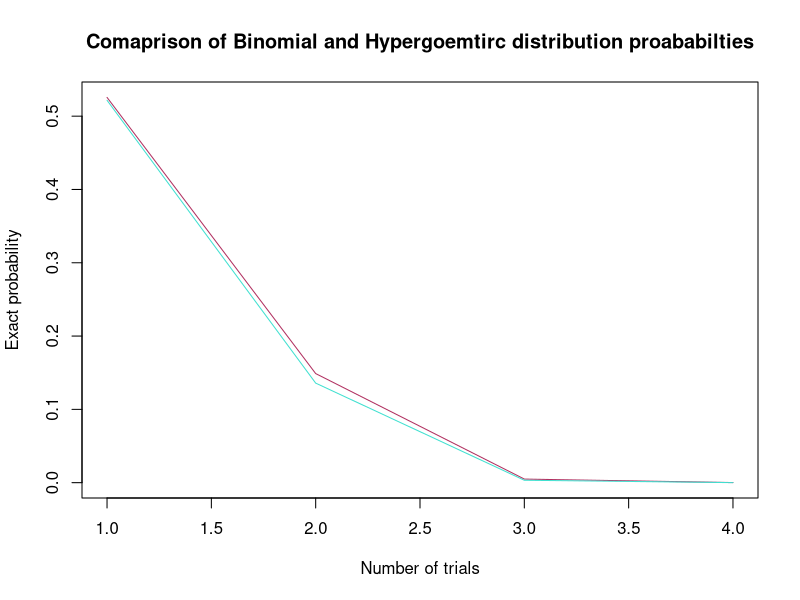

Reproduce this figure in R.
#HOW WELL IS BINOMIAL APPROXIMATES HYPERGEOMETRIC ####
#LEARNING MORE ABOUT THE FUNCTIONS PBINOM AND PHYPER 

help(pbinom)
help(phyper)
help(sample)

#PART 1- WITH REPLACEMENT ---------------------------------------------------------------------------------------
#COMPARING BINOMIAL TO HYPER GEOMETRIC AT n=100
#PARTITIONING INTO RED AND NOT RED BALLS 
n_pop<- c(100,1000,5000,10000)

#PROBABILITY COMPARISON 
binom_prob<- numeric(length(n_pop))
hyper_prob<- numeric(length(n_pop))

for (i in seq_along(n_pop)) {
  n<-n_pop[i]
  red<- n*0.25
  non_red<-n*0.75
  sample<-n*0.1
  threshold<- 0.02*n
  
  binom_prob[i]<-pbinom(threshold, sample, 0.25)
  hyper_prob[i]<-phyper(threshold, red, non_red,sample)
}

#PART #2-BY SIMULATION---------------------------------------------------------------------------------------
n<- 100
red_balls <-sample(1:n, 0.25*n, replace = FALSE)
colours<- rep("non red ball",n) #repeats non red ball 100 times 
colours[red_balls]<-"red ball"  #assigns balls with index red_balls the string "red ball" 

table(colours)                  #correct proportion of red and non red balls 


reps<-5000
sample_size<-0.1*n

colour_proportion<-numeric(reps)

for(i in 1:reps) {
  balls<- sample(1:n, sample_size, replace = FALSE)
  sum_of_red_balls<- sum(colours[balls]== "red ball")
  
  if(sum_of_red_balls == 0| sum_of_red_balls == 1|sum_of_red_balls == 2) {
    colour_proportion[i]<-1
  } else {
    colour_proportion[i]<-0
  } 
}
mean(colour_proportion)



results<- data.frame(
  n= n_pop,
  Bimonial_Probaility = round(binom_prob,6),
  Hypergeomtric_prob = round(hyper_prob,6)
)


plot(1:4, binom_prob, type = "l", col = "maroon",
     xlab= "Number of trials",
     ylab= "Exact probability",
     main = "Comaprison of Binomial and Hypergoemtirc distribution proababilties")
lines(1:4, hyper_prob, type = "l", col = "turquoise")




